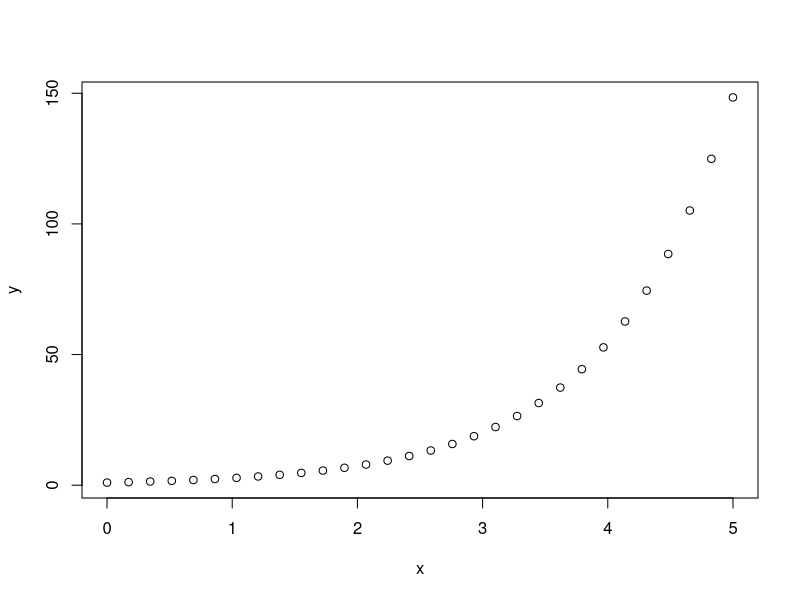
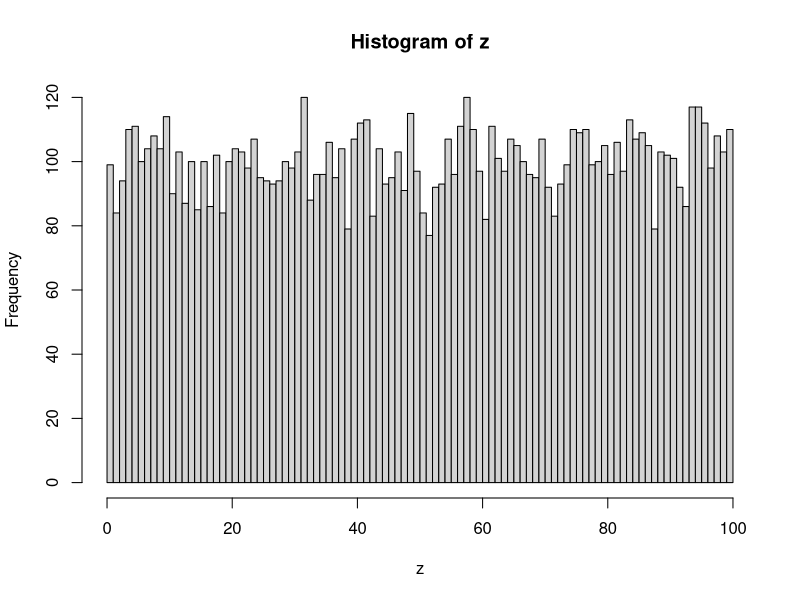

Write the R code that produced these figures, in order.
## ---- chunk 1
x = seq(from=0, to=5, length.out = 30)
y = exp(x)
plot(x, y, xlab='x', ylab='y')
## ---- chunk 2
z = runif(n=10000, min = 0, max = 100)
hist(z, breaks = 80)
## ---- chunk 3
w = rnorm(n=100, mean=5, sd=1)
m = mean(w)
s = sd(w)
print(m)
print(s)
